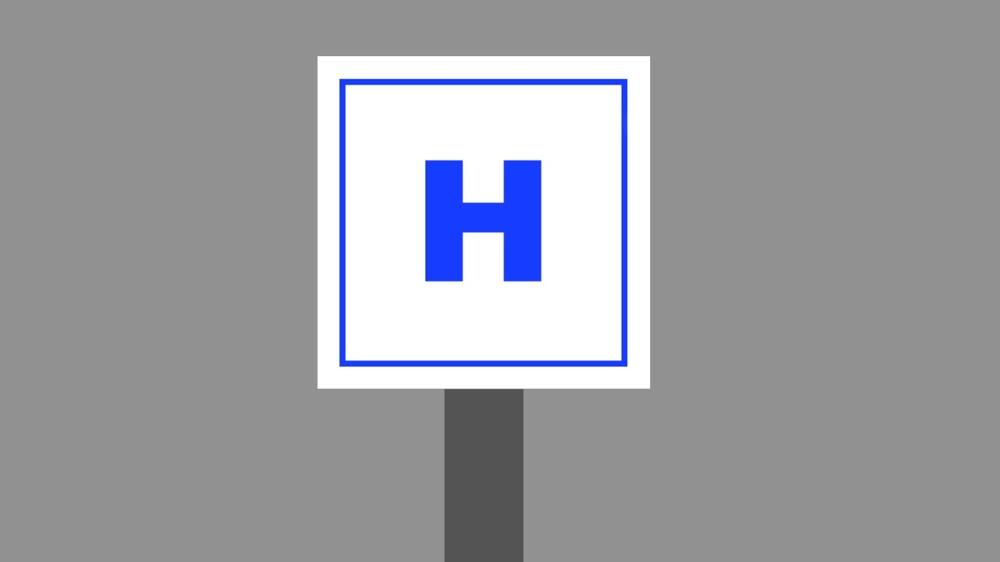
#> input picture Rianco Marcellino Andreas_5024211061_TugasOpenCV/Tugas3/tugas3.jpg, 1000 x 562 px, shrunk from 1600 x 900 before the run
$ python 'Rianco Marcellino Andreas_5024211061_Tugas3.py'
#> lines starting #> are read from the running program, lines starting #| are printed output that depends on the picture; after the words box and inside, x2 and y2 are one past the last pixel; in counts of white or black regions, pixels touching at a corner belong together
#find contour and draw it with canny edge detection
import cv2 as cv
import numpy as np
import math

img = cv.imread("tugas3.jpg")
#> img is the input picture: shape (562, 1000, 3); mean B, G, R 164.7, 159.2, 158.1

#convert to grayscale
img_gray = cv.cvtColor(img, cv.COLOR_BGR2GRAY)
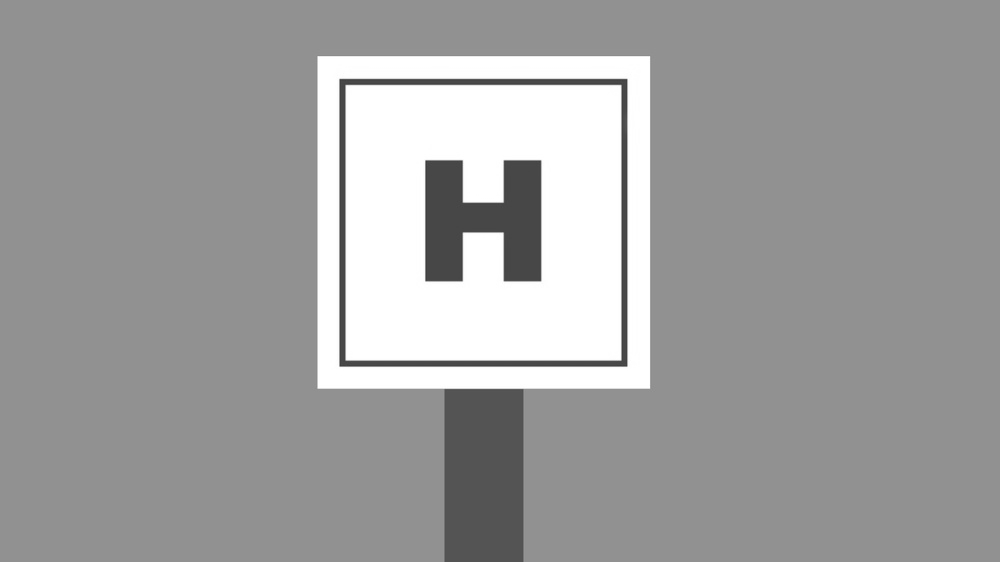
#> img_gray: shape (562, 1000); min 59, max 255, mean 159.5
img_gray = cv.GaussianBlur(img_gray, (5, 5), 0)

#find canny edge
canny = cv.Canny(img_gray, 10, 20)
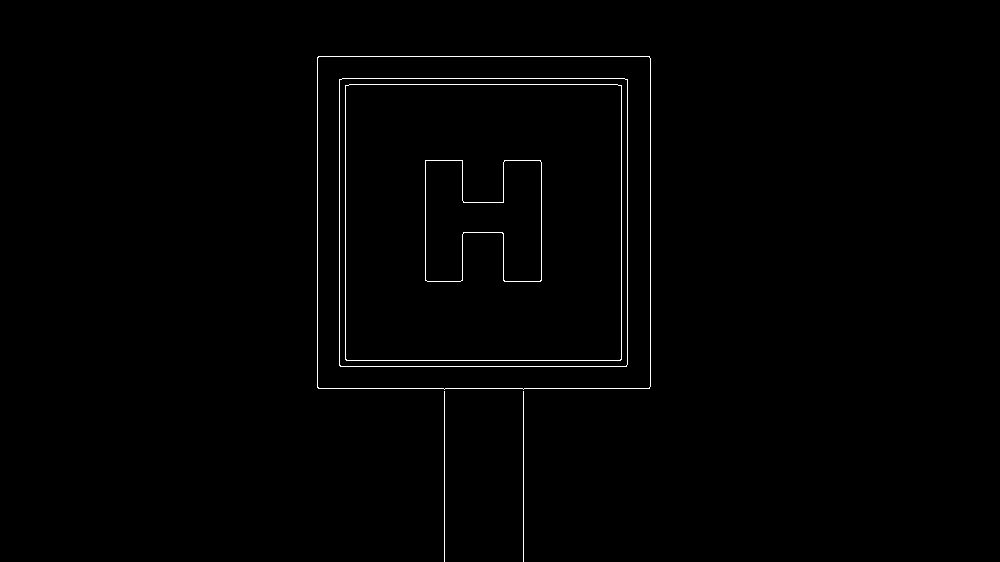
#> canny: shape (562, 1000); 0.81% white in thin lines or dots, all inside (x1, y1, x2, y2) = (317, 56, 651, 562)

#find contours
contours, hierarchy = cv.findContours(canny, cv.RETR_TREE, cv.CHAIN_APPROX_SIMPLE)
#> contours = 10 contours, 2 with area under 20; largest, box (x1, y1, x2, y2) and area: (317, 56, 651, 390) 110554, (317, 56, 651, 390) 110550, (339, 78, 628, 367) 82937, (339, 78, 628, 367) 82934, (345, 84, 622, 361) 76168, (345, 84, 622, 361) 76164, (425, 160, 542, 282) 10304, (425, 160, 542, 282) 10296


for cnt in contours:
    # Contour top left position
    x1,y1 = cnt[0][0]
    # Poly Approximation finding 4 points in border
    approx = cv.approxPolyDP(cnt,0.025*cv.arcLength(cnt,True),True)
    #to find 12 sides of lander
    if len(approx) == 12:
        #to count position and widtheigth
        x, y, w, h = cv.boundingRect(cnt)


        #draw contours
        cv.drawContours(img, [cnt], -1, (0, 0, 255), 3)

        cv.putText(img, '%i' % len(approx), (40, 100), cv.FONT_HERSHEY_SIMPLEX, 4, (0, 0, 0), 4)
#> this loop made 10 passes
#> (x1, y1, x, y, w, h) on passes 9 to 10: (425, 160, 425, 160, 117, 122), (425, 161, 425, 160, 117, 122)
#> (x1, y1, approx) on passes 1 to 6: (523, 391, [[523, 391], [523, 561]]), (444, 391, [[444, 391], [444, 561]]), (318, 56, [[318, 56], [317, 387], [649, 388], [649, 56]]), (319, 56, [[319, 56], [650, 58], [648, 388], [317, 386]]), (342, 78, [[339, 79], [339, 365], [626, 366], [627, 79]]), (341, 79, [[340, 79], [626, 79], [627, 364], [341, 366]])
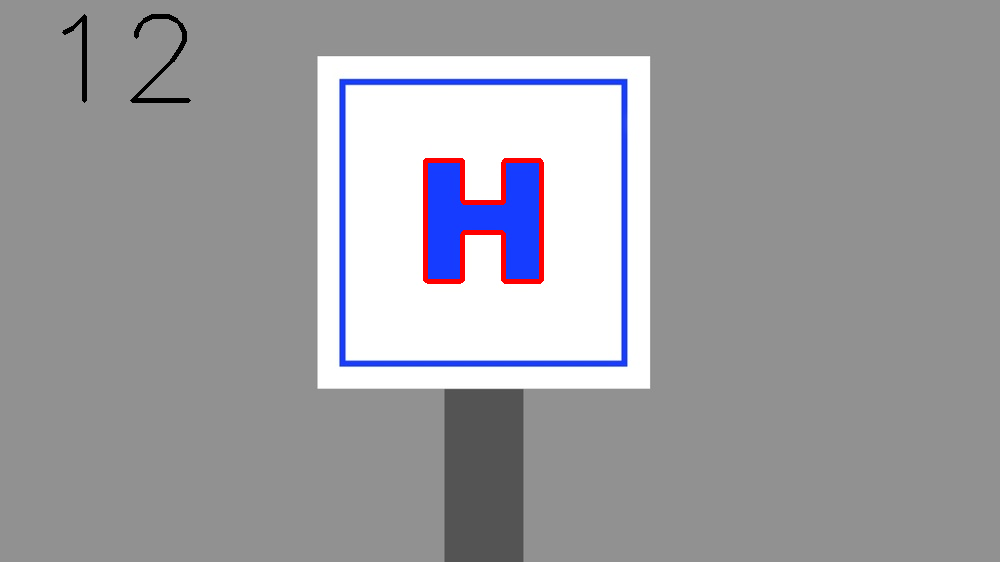
#> img: shape (562, 1000, 3); 0.84% of pixels changed, all inside (x1, y1, x2, y2) = (62, 14, 544, 284)


cv.imshow("Edited",img)
cv.waitKey(0)


cv.imwrite("tugas3_done.jpg", img)

cv.destroyAllWindows()
